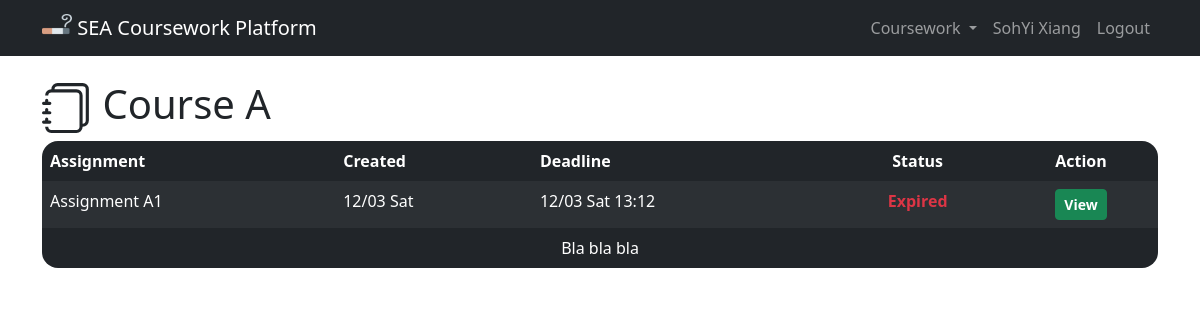
/coursework/5 (signed in), run on an earlier commit of the app's database.
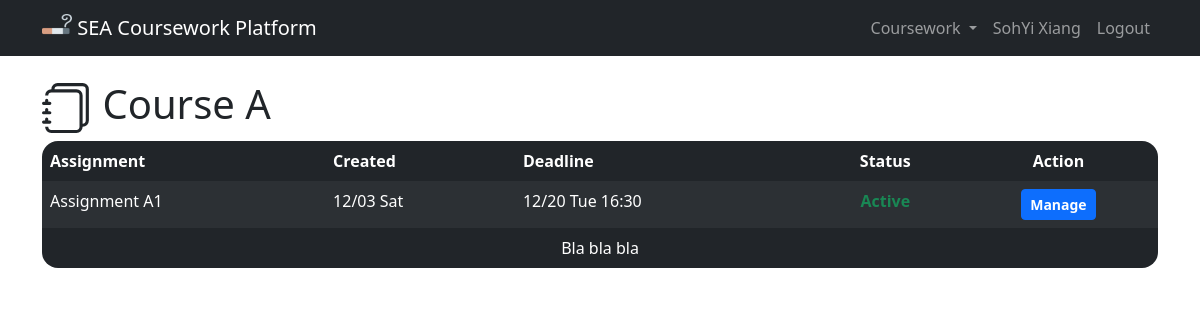
And on a later commit of the database.
### coursework/models.py (models this page shows)
class Assignment(models.Model):
    coursework = models.ForeignKey(
        Coursework,
        on_delete=models.PROTECT,
        related_name="assignment"
    )
    title = models.CharField(max_length=128)
    created_on = models.DateTimeField(auto_now_add=True)
    deadline = models.DateTimeField()
    def __str__(self):
        return self.title
    @property
    def is_expired(self):
        return timezone.now() > self.deadline
    class Meta:
        ordering = ["coursework", "-created_on"]

### coursework/views.py (the view)
@login_required
def coursework_view(request, coursework_id):
    coursework = Coursework.objects.get(pk=int(coursework_id))
    if request.user in coursework.taken_person.all():
        return render(request, "coursework/coursework_view.html", {
            "coursework": coursework
        })
    else:
        messages.error(
            request, "You haven't join this coursework!"
        )
        return HttpResponseRedirect(reverse("index"))

### coursework/models.py (called while the page is built)
    def __str__(self):
        return self.name

    def __str__(self):
        return self.course.name

### coursework/templates/coursework/coursework_view.html (shortened to what this page needs)
{% extends "coursework/layout.html" %}
{% block body %}
<h1>
  {{ coursework }}
</h1>
<table class="table table-dark table-striped table-hover table-borderless">
  <thead>
    <tr>
      <th scope="col">Assignment</th>
      <th scope="col">Created</th>
      <th scope="col">Deadline</th>
      <th scope="col" class="text-center">Status</th>
      <th scope="col" class="text-center">Action</th>
    </tr>
  </thead>
  <tbody>
    {% for assignment in coursework.assignment.all %}
    <tr>
      <td>{{ assignment }}</td>
      <td>{{ assignment.created_on|date:'n/d D' }}</td>
      <td>{{ assignment.deadline|date:'n/d D G:i' }}</td>
      <td class="text-center">
        {% if assignment.is_expired %}
        <div class="text-danger fw-bold">Expired</div>
        {% else %}
        <div class="text-success fw-bold">Active</div>
        {% endif %}
      </td>
      <td class="text-center">
        {% if assignment.is_expired %}
          {% if user.status == "Student" %}
          <a href="{% url 'view_submit_result' assignment.coursework.id assignment.id %}" class="btn btn-success btn-sm fw-bold">
            View
          </a>
          {% endif %}
        {% else %}
          <a href="{% url 'submit_assignment' assignment.coursework.id assignment.id %}"
            class="btn btn-primary btn-sm fw-bold">
            Manage
          </a>
        {% endif %}
      </td>
    </tr>
    {% empty %}
    <tr>
      <td colspan="5">No assignment at the moment...</td>
    </tr>
    {% endfor %}
    <tr>
      <td colspan="5" style="text-align:center">
        {% if not user.status == "Student" %}
        <a href="{% url 'create_assignment' coursework.id %}">Create assignment</a>
        {% else %}
        Bla bla bla
        {% endif %}
      </td>
    </tr>
  </tbody>
</table>
{% endblock %}

What changed in the data, as far as the page shows it:
changed Assignment "Assignment A1": deadline "12/03 Sat 13:12" → "12/20 Tue 16:30"; deadline "Expired View" → "Active Manage"
